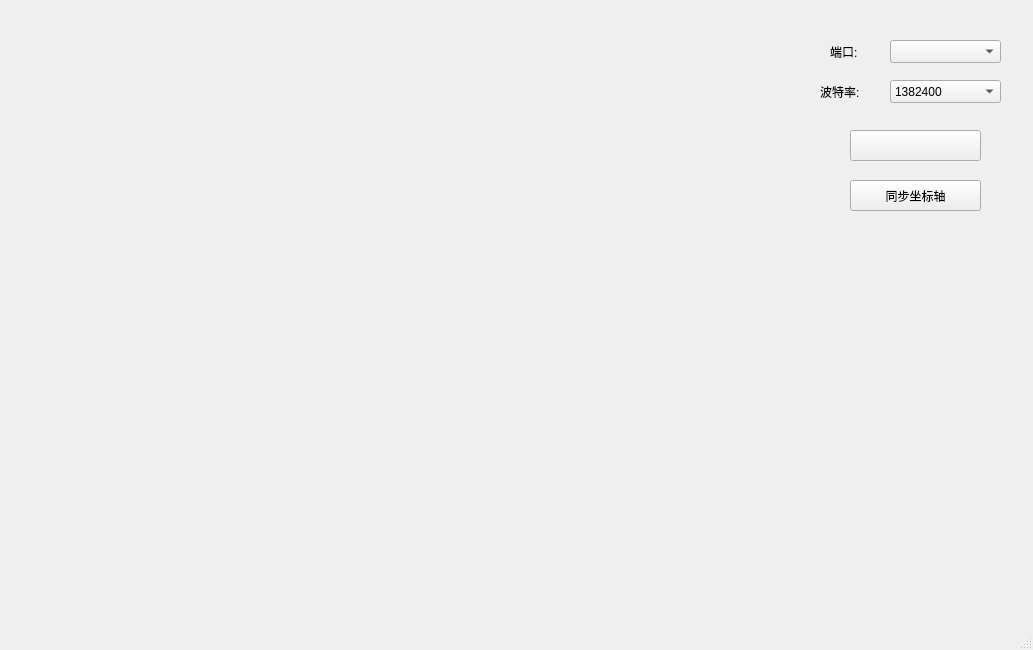
<?xml version="1.0" encoding="UTF-8"?>
<ui version="4.0">
 <class>MainWindow</class>
 <widget class="QMainWindow" name="MainWindow">
  <property name="geometry">
   <rect>
    <x>0</x>
    <y>0</y>
    <width>1033</width>
    <height>650</height>
   </rect>
  </property>
  <property name="windowTitle">
   <string>MainWindow</string>
  </property>
  <widget class="QWidget" name="centralwidget">
   <widget class="QCustomPlot" name="widget" native="true">
    <property name="geometry">
     <rect>
      <x>0</x>
      <y>0</y>
      <width>800</width>
      <height>600</height>
     </rect>
    </property>
   </widget>
   <widget class="QPushButton" name="openButton">
    <property name="geometry">
     <rect>
      <x>850</x>
      <y>130</y>
      <width>131</width>
      <height>31</height>
     </rect>
    </property>
    <property name="text">
     <string/>
    </property>
   </widget>
   <widget class="QLabel" name="label_2">
    <property name="geometry">
     <rect>
      <x>820</x>
      <y>80</y>
      <width>61</width>
      <height>23</height>
     </rect>
    </property>
    <property name="text">
     <string>波特率:</string>
    </property>
   </widget>
   <widget class="QComboBox" name="baudrateBox">
    <property name="geometry">
     <rect>
      <x>890</x>
      <y>80</y>
      <width>111</width>
      <height>23</height>
     </rect>
    </property>
    <property name="currentText">
     <string>1382400</string>
    </property>
    <item>
     <property name="text">
      <string>1382400</string>
     </property>
    </item>
    <item>
     <property name="text">
      <string>921600</string>
     </property>
    </item>
    <item>
     <property name="text">
      <string>460800</string>
     </property>
    </item>
    <item>
     <property name="text">
      <string>256000</string>
     </property>
    </item>
    <item>
     <property name="text">
      <string>230400</string>
     </property>
    </item>
    <item>
     <property name="text">
      <string>128000</string>
     </property>
    </item>
    <item>
     <property name="text">
      <string>115200</string>
     </property>
    </item>
    <item>
     <property name="text">
      <string>76800</string>
     </property>
    </item>
    <item>
     <property name="text">
      <string>57600</string>
     </property>
    </item>
    <item>
     <property name="text">
      <string>43000</string>
     </property>
    </item>
    <item>
     <property name="text">
      <string>38400</string>
     </property>
    </item>
    <item>
     <property name="text">
      <string>19200</string>
     </property>
    </item>
    <item>
     <property name="text">
      <string>14400</string>
     </property>
    </item>
    <item>
     <property name="text">
      <string>9600</string>
     </property>
    </item>
    <item>
     <property name="text">
      <string>4800</string>
     </property>
    </item>
    <item>
     <property name="text">
      <string>2400</string>
     </property>
    </item>
    <item>
     <property name="text">
      <string>1200</string>
     </property>
    </item>
   </widget>
   <widget class="QLabel" name="label">
    <property name="geometry">
     <rect>
      <x>830</x>
      <y>40</y>
      <width>41</width>
      <height>23</height>
     </rect>
    </property>
    <property name="text">
     <string>端口:</string>
    </property>
   </widget>
   <widget class="QComboBox" name="serialportBox">
    <property name="geometry">
     <rect>
      <x>890</x>
      <y>40</y>
      <width>111</width>
      <height>23</height>
     </rect>
    </property>
    <property name="font">
     <font>
      <weight>50</weight>
      <bold>false</bold>
     </font>
    </property>
    <item>
     <property name="text">
      <string/>
     </property>
    </item>
   </widget>
   <widget class="QPushButton" name="syncButton">
    <property name="geometry">
     <rect>
      <x>850</x>
      <y>180</y>
      <width>131</width>
      <height>31</height>
     </rect>
    </property>
    <property name="text">
     <string>同步坐标轴</string>
    </property>
   </widget>
  </widget>
  <widget class="QMenuBar" name="menubar">
   <property name="geometry">
    <rect>
     <x>0</x>
     <y>0</y>
     <width>1033</width>
     <height>25</height>
    </rect>
   </property>
  </widget>
  <widget class="QStatusBar" name="statusbar"/>
 </widget>
 <customwidgets>
  <customwidget>
   <class>QCustomPlot</class>
   <extends>QWidget</extends>
   <header location="global">qcustomplot.h</header>
   <container>1</container>
  </customwidget>
 </customwidgets>
 <resources/>
 <connections/>
</ui>
